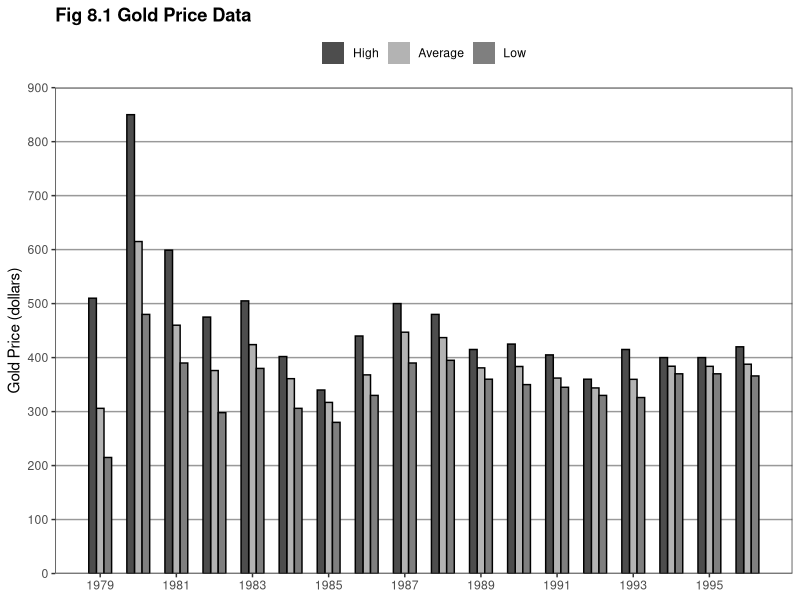
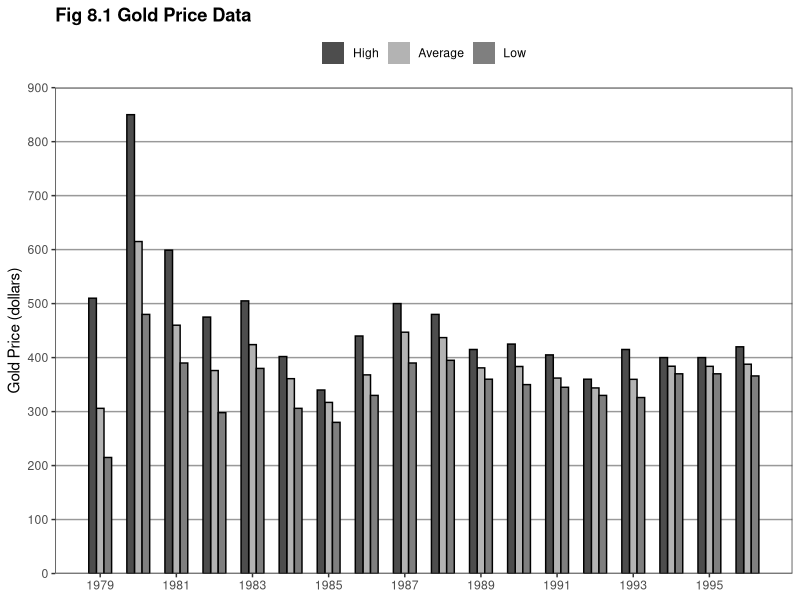

Here is the R script that generated these plots, in order:
library(ggplot2)
library(reshape2)

this_base <- "fig08-01_gold-price-data"

my_data <- data.frame( 
  Year = c(1979, 1980, 1981, 1982, 1983, 1984, 1985, 1986, 1987, 
           1988, 1989, 1990, 1991, 1992, 1993, 1994, 1995, 1996),
  Average = c(306, 615, 460, 376, 424, 361, 317, 368, 447, 437, 381, 
              383.51, 362.11, 343.82, 359.77, 384, 383.79, 387.81),
  High = c(510, 850, 599, 475, 505, 402, 340, 440, 500, 480,
           415, 425, 405, 360, 415, 400, 400, 420),
  Low = c(215, 480, 390, 298, 380, 306, 280, 330, 390, 395, 360,
          350, 345, 330, 326, 370, 370, 366))

my_data_long <- melt(my_data, "Year", c("Average", "High", "Low"), "level")

my_data_long$level <- factor(my_data_long$level, c("High", "Average", "Low"))

year_label <- my_data$Year
year_label<- year_label[-seq(2, 18, 2)]

p <- ggplot(my_data_long, aes(x = Year, y = value, 
                           group = level, fill = level, width = 0.6)) +
  geom_bar(stat = "identity", position = "dodge") +
  geom_bar(stat = "identity", position = "dodge", colour = "black", 
           show_guide = FALSE) +
  scale_fill_manual(values = c("grey30", "grey70", "grey50")) +
  scale_x_continuous(breaks = seq(1979, 1996, 2), labels = year_label) +
  scale_y_continuous(breaks = seq(0, 900, 100), limits = c(0, 900),
                     expand = c(0, 0)) +
  labs(x = NULL, y = "Gold Price (dollars)") +
  ggtitle("Fig 8.1 Gold Price Data") +
  theme_bw() +
  theme(panel.grid.major.y = element_line(colour = "grey60"),
        panel.grid.major.x = element_blank(),
        panel.grid.minor = element_blank(),
        plot.title = element_text(size = rel(1.2), face = "bold"),
        legend.position = "top",
        legend.title = element_blank())

p

ggsave(paste0(this_base, ".png"), 
       p, width = 6, height = 5)
